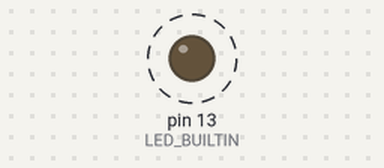
A sketch run on a simulated Arduino Uno, built with avr-gcc and run on an emulated ATmega328P. Parts: output pins drawn as LEDs (lit = HIGH). Dashed ring = blinking.

Above: at 0.2 s.
Timing chart, 0 to 3.0 s (numbered marks = the images above):
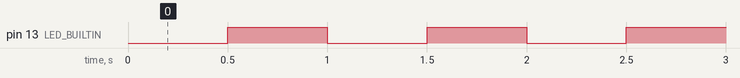

Measured:
- by itself, pin 13 (LED_BUILTIN): alternates HIGH for 0.50 s and LOW for 0.50 s

The sketch:

01_LED.ino
```cpp
// HW-628 / ESP8266 LED 閃爍
// NodeMCU 1.0 (ESP-12E) 的內建 LED 通常接在 GPIO2，且為低電位亮。

#ifndef LED_BUILTIN
#define LED_BUILTIN 2
#endif

const uint16_t BLINK_INTERVAL = 500;

void setup() {
  pinMode(LED_BUILTIN, OUTPUT);
  digitalWrite(LED_BUILTIN, HIGH);  // 內建 LED 熄滅
}

void loop() {
  digitalWrite(LED_BUILTIN, LOW);   // 亮
  delay(BLINK_INTERVAL);
  digitalWrite(LED_BUILTIN, HIGH);  // 滅
  delay(BLINK_INTERVAL);
}
```
